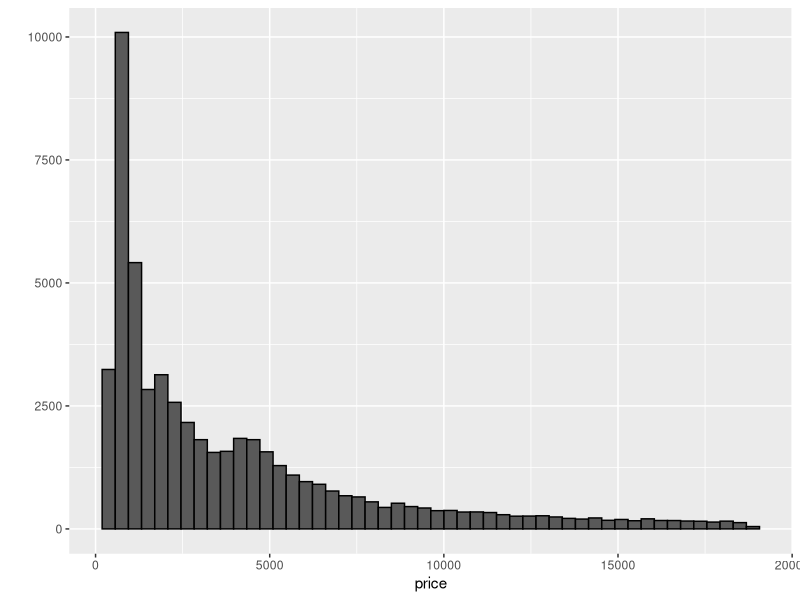
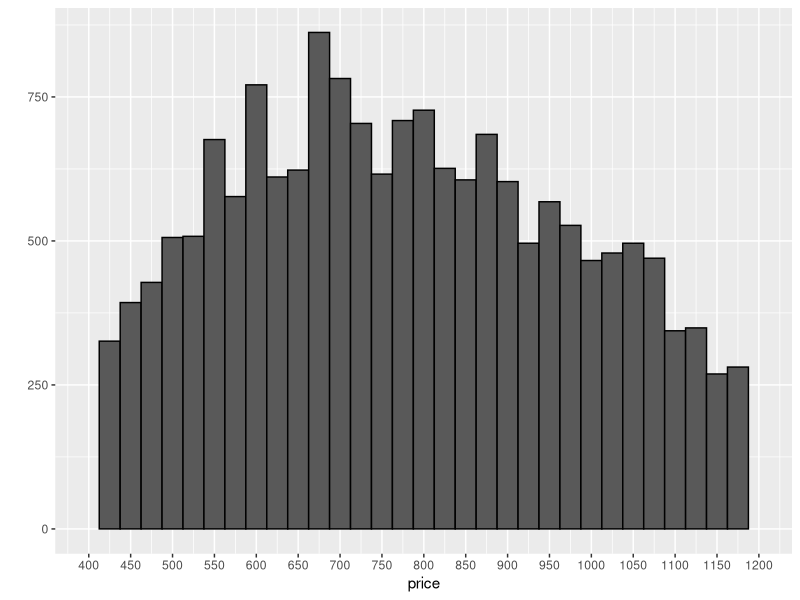
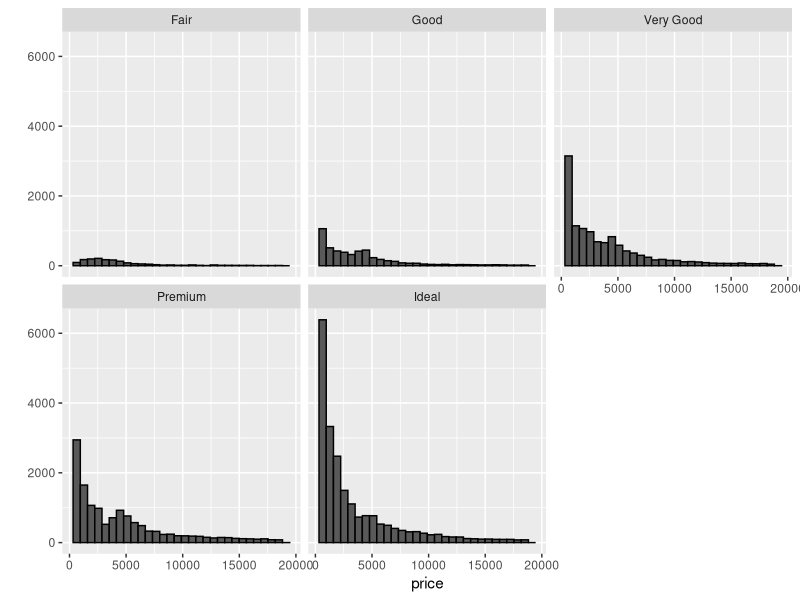
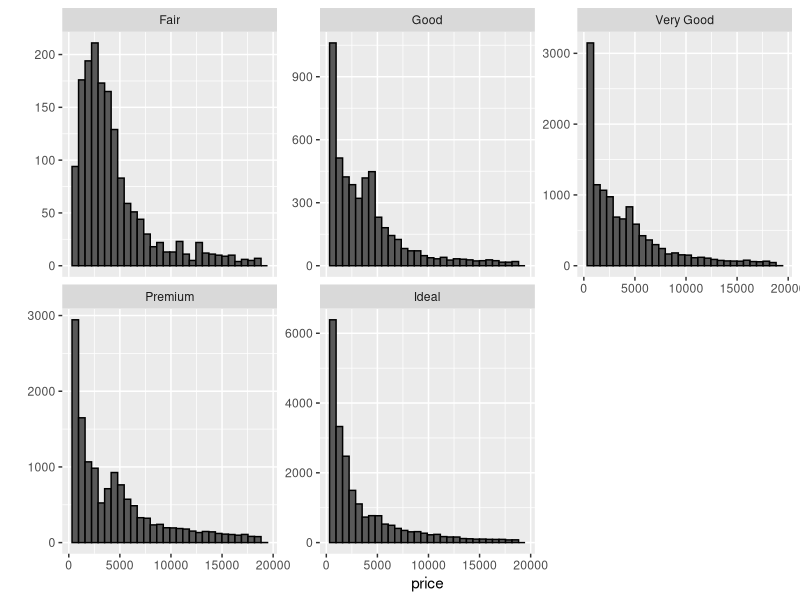
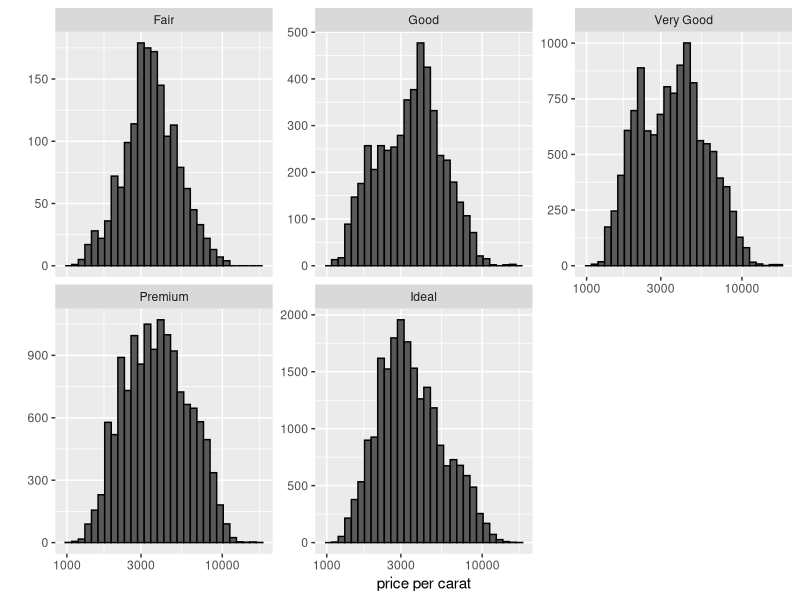
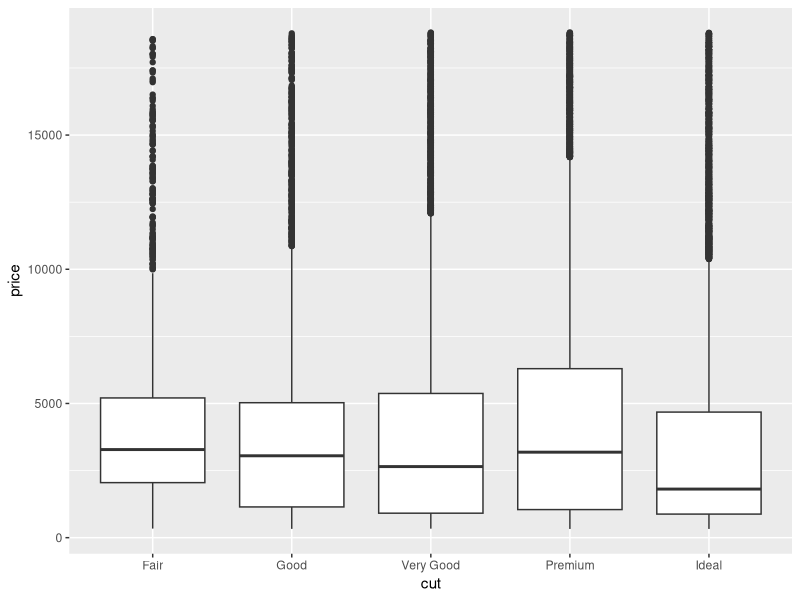
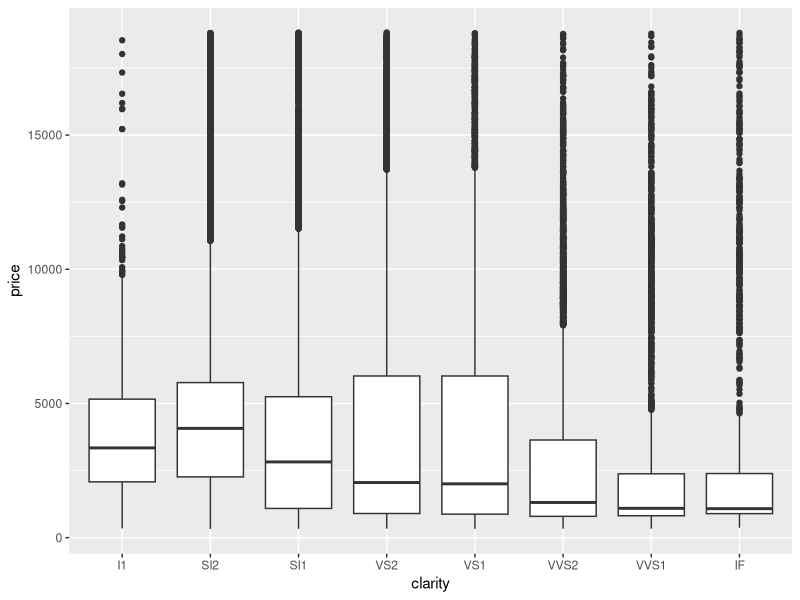
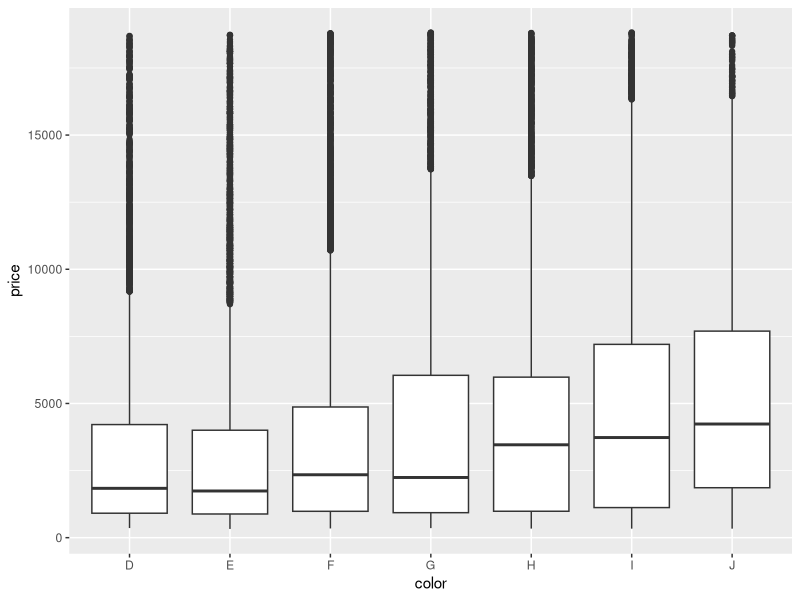

Recreate these plots in R, in order. (Note: this script raises an error after producing the figures.)
#1
#must load the ggplot package first
library(ggplot2) 

#loads the diamonds data set since it comes with the ggplot package
data(diamonds) 

summary(diamonds)

diamonds$color
?diamonds

#2-3
qplot(x= price, data= diamonds, bins = 50, color = I('black'))
summary(diamonds$price)

#4
sum(diamonds$price >= 15000)

#5
# Explore the largest peak in the
# price histogram you created earlier.
# Try limiting the x-axis, altering the bin width,
# and setting different breaks on the x-axis.
qplot(x= price, data= diamonds, binwidth= 25,color = I('black')) + 
  scale_x_continuous(limits = c(400,1200), breaks = seq(400,1200, 50))

#6
#break out by cut
qplot(x= price, data= diamonds, color = I('black')) + 
  facet_wrap(~cut)

#7
#price stats by cut
by(diamonds$price, diamonds$cut, summary)

#8
# The distributions should be somewhat similar,
# but the histograms we created don't show that.

# The 'Fair' and 'Good' diamonds appear to have 
# different distributions compared to the better
# cut diamonds. They seem somewhat uniform
# on the left with long tails on the right.
qplot(x= price, data= diamonds, color = I('black')) + 
  facet_wrap(~cut, scales = "free_y")

#9
# Create a histogram of price per carat
# and facet it by cut. You can make adjustments
# to the code from the previous exercise to get
# started.

# Adjust the bin width and transform the scale
# of the x-axis using log10.
qplot(x= price/carat, data= diamonds, color = I('black')) + 
  xlab('price per carat') +
  facet_wrap(~cut, scales = "free_y") + 
  scale_x_log10()

#10
# Investigate the price of diamonds using box plots,
# numerical summaries, and one of the following categorical
# variables: cut, clarity, or color.

qplot(x= cut, y = price, data= diamonds, geom = 'boxplot')
qplot(x= clarity, y = price, data= diamonds, geom = 'boxplot')
qplot(x= color, y = price, data= diamonds, geom = 'boxplot')


#11
#price stats by color
by(diamonds$price, diamonds$color, summary)

"You can use the function IQR() to find the interquartile range. Pass it a subset of the diamonds data frame. 

For example:
  IQR(subset(diamonds, price <1000)$price)
Remember that subset() returns a data frame 
so we need to use $price on the end to access that variable."

#12
# Investigate the price per carat of diamonds across
# the different colors of diamonds using boxplots.
qplot(x= color, y = price/carat, data= diamonds, geom = 'boxplot')

#13
#investigate the weight of the diamonds (carat) using a frequency polygon. 
#Use different bin widths.

qplot(x= carat, data= diamonds, binwidth = 0.1, geom = 'freqpoly') + 
  scale_x_continuous(limits = c(0,3), breaks = seq(0,6,0.2)) + 
  scale_y_continuous(breaks= seq(0,12000, 2000))

#14
# Your task is to download a data set from Gap Minder of your choice
# and create 2-5 plots that make use of the techniques from Lesson 3.

# You might use a simple histogram, a boxplot split over a categorical variable,
# or a frequency polygon. The choice is yours!
#Internet users per 100 people

#https://discussions.udacity.com/t/l4-l6-and-l8-ps-gapminder-data-work-shared/314797

setwd("/Users/markmeleka/Documents/Comp Sci and Programming Learning/Udacity/DAND/Exploratory_Data_Analysis/eda-course-materials/lesson3")
internet_users <- read.csv('Internet_user_per_100.csv', stringsAsFactors=FALSE, sep=",", 
                           header = T, row.names = 1, check.names = F)

#the below line omits any rows with NA values. we just want to 0 them out. Or do we?
#internet_users <- na.omit(internet_users)

#change first column name to "country"
colnames(internet_users)[1] <- "country"

head(internet_users)
str(internet_users)
summary(internet_users)

selected_countries <- c('Brazil', 'Canada', 'China', 'Egypt',
                        'India', 'Iraq', 'Nigeria', 'Russia', 
                        'Saudi Arabia', 'United States')
subset_internet_users <- subset(internet_users, country %in% selected_countries)

#this doesn't do what I want it to
ggplot(subset(internet_users, country %in% selected_countries) + 
         geom_line(aes(internet_users$country, internet_users$'1990')))

#neither does this
qplot(data = subset_internet_users, 
      x=country, y = subset_internet_users$'2002', 
      color = country)

#trying again but pulling data in with country names as row.names 
#instead of in their own column
qplot(data = internet_users, 
      x=row.names, y = internet_users$'2002', 
      color = row.names)

t(subset_internet_users)
